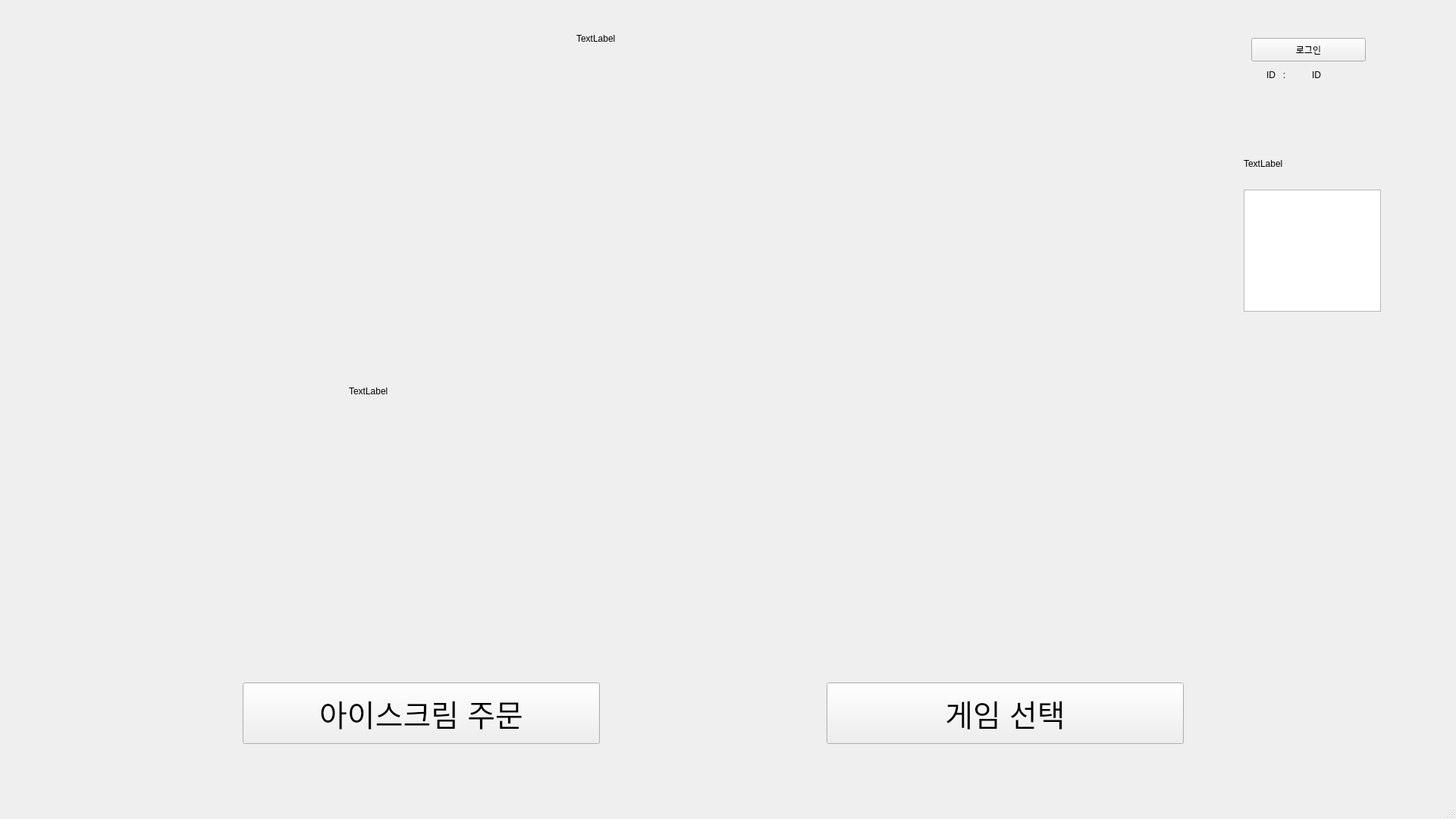
<?xml version="1.0" encoding="UTF-8"?>
<ui version="4.0">
 <class>MainWindow</class>
 <widget class="QMainWindow" name="MainWindow">
  <property name="geometry">
   <rect>
    <x>0</x>
    <y>0</y>
    <width>1920</width>
    <height>1080</height>
   </rect>
  </property>
  <property name="windowTitle">
   <string>MainWindow</string>
  </property>
  <widget class="QWidget" name="centralwidget">
   <widget class="QPushButton" name="select_ice_cream_button">
    <property name="geometry">
     <rect>
      <x>320</x>
      <y>900</y>
      <width>471</width>
      <height>81</height>
     </rect>
    </property>
    <property name="font">
     <font>
      <pointsize>30</pointsize>
     </font>
    </property>
    <property name="text">
     <string>아이스크림 주문</string>
    </property>
   </widget>
   <widget class="QPushButton" name="log_in_button">
    <property name="geometry">
     <rect>
      <x>1650</x>
      <y>50</y>
      <width>151</width>
      <height>31</height>
     </rect>
    </property>
    <property name="text">
     <string>로그인</string>
    </property>
   </widget>
   <widget class="QPushButton" name="select_game">
    <property name="geometry">
     <rect>
      <x>1090</x>
      <y>900</y>
      <width>471</width>
      <height>81</height>
     </rect>
    </property>
    <property name="font">
     <font>
      <pointsize>30</pointsize>
     </font>
    </property>
    <property name="text">
     <string>게임 선택</string>
    </property>
   </widget>
   <widget class="QLabel" name="logo">
    <property name="geometry">
     <rect>
      <x>760</x>
      <y>20</y>
      <width>271</width>
      <height>61</height>
     </rect>
    </property>
    <property name="text">
     <string>TextLabel</string>
    </property>
   </widget>
   <widget class="QLabel" name="main_pic">
    <property name="geometry">
     <rect>
      <x>460</x>
      <y>170</y>
      <width>1121</width>
      <height>691</height>
     </rect>
    </property>
    <property name="text">
     <string>TextLabel</string>
    </property>
   </widget>
   <widget class="QLabel" name="label">
    <property name="geometry">
     <rect>
      <x>1670</x>
      <y>90</y>
      <width>101</width>
      <height>17</height>
     </rect>
    </property>
    <property name="text">
     <string>ID   :</string>
    </property>
    <property name="alignment">
     <set>Qt::AlignLeading|Qt::AlignLeft|Qt::AlignVCenter</set>
    </property>
   </widget>
   <widget class="QLabel" name="login_id">
    <property name="geometry">
     <rect>
      <x>1730</x>
      <y>90</y>
      <width>101</width>
      <height>17</height>
     </rect>
    </property>
    <property name="text">
     <string>ID</string>
    </property>
    <property name="alignment">
     <set>Qt::AlignLeading|Qt::AlignLeft|Qt::AlignVCenter</set>
    </property>
   </widget>
   <widget class="QTableWidget" name="rank_table">
    <property name="geometry">
     <rect>
      <x>1640</x>
      <y>250</y>
      <width>181</width>
      <height>161</height>
     </rect>
    </property>
    <property name="autoFillBackground">
     <bool>false</bool>
    </property>
    <property name="lineWidth">
     <number>0</number>
    </property>
    <property name="verticalScrollBarPolicy">
     <enum>Qt::ScrollBarAlwaysOff</enum>
    </property>
    <property name="horizontalScrollBarPolicy">
     <enum>Qt::ScrollBarAlwaysOff</enum>
    </property>
    <property name="autoScroll">
     <bool>false</bool>
    </property>
    <property name="autoScrollMargin">
     <number>12</number>
    </property>
    <property name="gridStyle">
     <enum>Qt::NoPen</enum>
    </property>
    <property name="columnCount">
     <number>5</number>
    </property>
    <attribute name="horizontalHeaderVisible">
     <bool>false</bool>
    </attribute>
    <attribute name="horizontalHeaderHighlightSections">
     <bool>false</bool>
    </attribute>
    <attribute name="horizontalHeaderShowSortIndicator" stdset="0">
     <bool>false</bool>
    </attribute>
    <attribute name="horizontalHeaderStretchLastSection">
     <bool>false</bool>
    </attribute>
    <attribute name="verticalHeaderVisible">
     <bool>false</bool>
    </attribute>
    <attribute name="verticalHeaderHighlightSections">
     <bool>false</bool>
    </attribute>
    <column>
     <property name="text">
      <string>RANK</string>
     </property>
    </column>
    <column>
     <property name="text">
      <string>ID</string>
     </property>
    </column>
    <column>
     <property name="text">
      <string>SCORE</string>
     </property>
    </column>
    <column/>
    <column/>
   </widget>
   <widget class="QLabel" name="game_rank_title">
    <property name="geometry">
     <rect>
      <x>1640</x>
      <y>190</y>
      <width>171</width>
      <height>51</height>
     </rect>
    </property>
    <property name="text">
     <string>TextLabel</string>
    </property>
   </widget>
  </widget>
  <widget class="QMenuBar" name="menubar">
   <property name="geometry">
    <rect>
     <x>0</x>
     <y>0</y>
     <width>1920</width>
     <height>28</height>
    </rect>
   </property>
  </widget>
  <widget class="QStatusBar" name="statusbar"/>
 </widget>
 <resources/>
 <connections/>
</ui>
